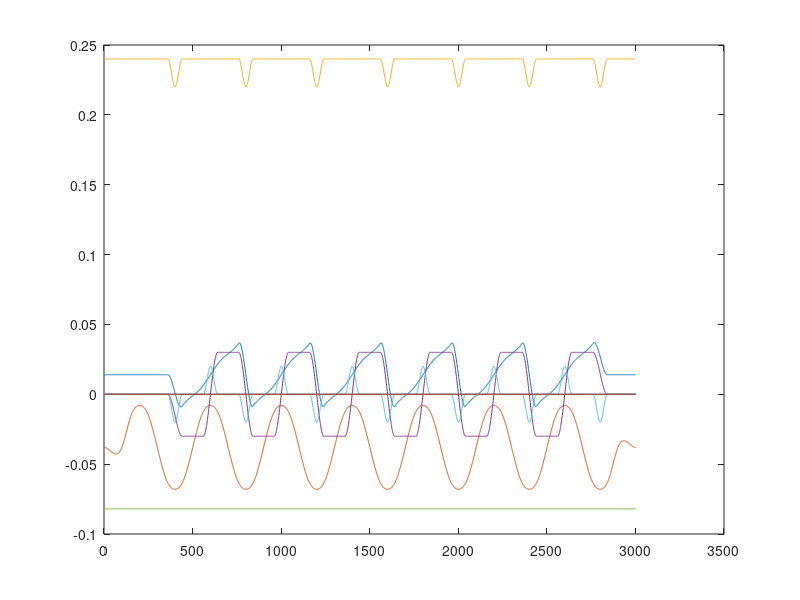
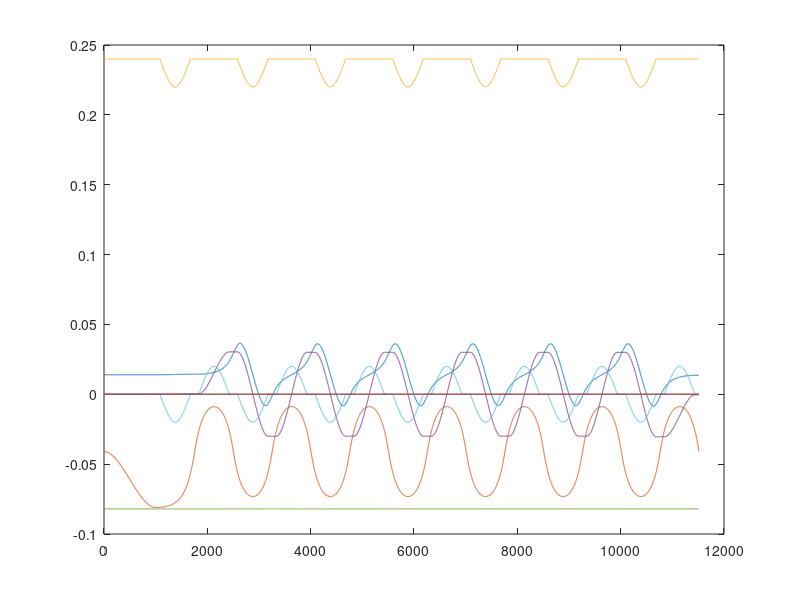

Recreate these plots in MATLAB, in order.

clear all;
close all;

%%

Hoap_Walk3 = importdata('./Hoap_Walk3.txt');

Hoap_Walk4 = importdata('./Hoap_Walk4.txt');

plot(Hoap_Walk3)
figure
plot(Hoap_Walk4)
